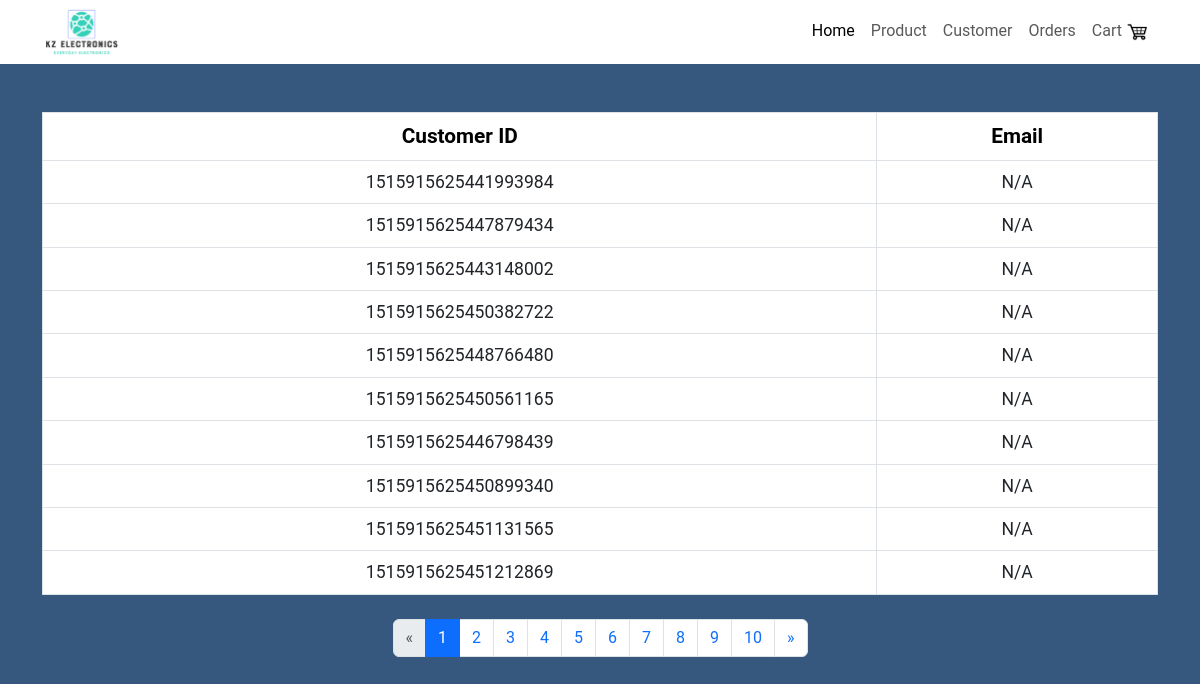
Screenshot of /customer/ with the database file from the repository.
### ShopApp/models.py (models this page shows, shortened)
class Customer(models.Model):
    user = models.OneToOneField(User,
                                null=True,
                                blank=True,
                                on_delete=models.CASCADE)
    customer_id = models.TextField(null=True, blank=True)

### ShopApp/views.py (the view)
# urls.py: path('customer/', views.customer, name='customer'),
def customer(request):
    customers = Customer.objects.all().order_by('id')
    paginator = Paginator(customers, 10)
    page_number = request.GET.get('page', 1)
    page_list = paginator.page(page_number)
    try:
        page_list = paginator.page(page_number)
    except PageNotAnInteger:
        page_list = paginator.page(1)
    except EmptyPage:
        page_list = paginator.page(paginator.num_pages)
    return render(request, 'ShopApp/customer.html', {
        'page_list': page_list,
        'range': range(1, 11)
    })

### ShopApp/templates/ShopApp/customer.html (shortened to what this page needs)
{% load static %}
<!DOCTYPE html>
<html lang="en">
    <head>
        <link href="https://cdn.jsdelivr.net/npm/bootstrap@5.3.0-alpha3/dist/css/bootstrap.min.css"
              rel="stylesheet"
>
        <link rel="stylesheet" href="{% static 'ShopApp/styles/style.css' %}">
    </head>
    <body>
        {% include "includes/nav.html" %}
        <div class="container">
            <table class="table table-bordered mt-5 mb-4">
                <thead>
                    <tr>
                        <th>Customer ID</th>
                        <th>Email</th>
                    </tr>
                </thead>
                <tbody>
                    {% for customer in page_list %}
                        <tr>
                            <td>{{ customer.customer_id }}</td>
                            <td>{{ customer.user.email }}</td>
                        </tr>
                    {% endfor %}
                </tbody>
            </table>
            {% if page_list.has_other_pages %}
                <ul class="pagination justify-content-center">
                    {% if page_list.has_previous %}
                        <li class="page-item">
                            <a class="page-link" href="?page={{ page_list.previous_page_number }}">&laquo;</a>
                        </li>
                    {% else %}
                        <li class="disabled page-item">
                            <span class="page-link">&laquo;</span>
                        </li>
                    {% endif %}
                    {% for i in range %}
                        {% if page_list.number == i %}
                            <li class="page-item active">
                                <span class="page-link">
                                    {{ i }} <span class="visually-hidden">(current)</span>
                                </span>
                            </li>
                        {% else %}
                            <li class="page-item">
                                <a class="page-link" href="?page={{ i }}">{{ i }}</a>
                            </li>
                        {% endif %}
                    {% endfor %}
                    {% if page_list.has_next %}
                        <li class="page-item">
                            <a class="page-link" href="?page={{ page_list.next_page_number }}">&raquo;</a>
                        </li>
                    {% else %}
                        <li class="disabled page-item">
                            <span class="page-link">&raquo;</span>
                        </li>
                    {% endif %}
                </ul>
            {% endif %}
        </div>
    </body>
</html>

### ShopApp/static/ShopApp/styles/style.css (style rules this page uses)
body { background-color: #37587e; font-family: "Roboto", sans-serif; font-size: 16px; color: #fff; line-height: 1.5; margin: 0; }
table { border-collapse: collapse !important; width: 100%; color: #fff !important; font-size: 1.1rem !important; }
td { text-align: center; padding: 8px; }
th { text-align: center; padding: 8px; font-weight: 700; font-size: 1.3rem !important; color: #000 !important; }
tr:nth-child(even) { background-color: #209dd8; color: #000; }

### rows the page displays
Customer: customer_id "1515915625441993984", user.email "N/A"
Customer: customer_id "1515915625447879434", user.email "N/A"
Customer: customer_id "1515915625443148002", user.email "N/A"
Customer: customer_id "1515915625450382722", user.email "N/A"
Customer: customer_id "1515915625448766480", user.email "N/A"
Customer: customer_id "1515915625450561165", user.email "N/A"
Customer: customer_id "1515915625446798439", user.email "N/A"
Customer: customer_id "1515915625450899340", user.email "N/A"
Customer: customer_id "1515915625451131565", user.email "N/A"
Customer: customer_id "1515915625451212869", user.email "N/A"

### other values shown
{{ i }} "1"
{{ i }} "2" "3" "4" "5" "6" "7" "8" "9" "10"
